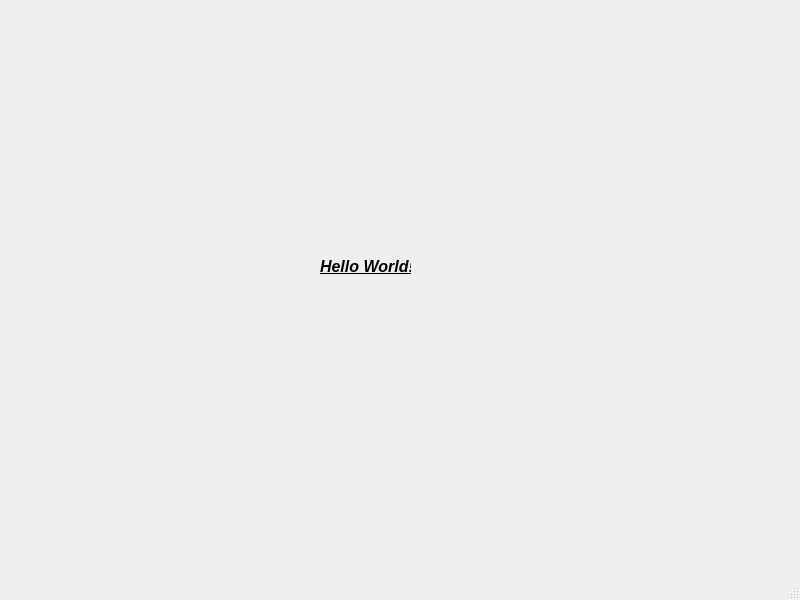
<?xml version="1.0" encoding="UTF-8"?>
<ui version="4.0">
 <class>MainWindow</class>
 <widget class="QMainWindow" name="MainWindow">
  <property name="geometry">
   <rect>
    <x>0</x>
    <y>0</y>
    <width>800</width>
    <height>600</height>
   </rect>
  </property>
  <property name="windowTitle">
   <string>MainWindow</string>
  </property>
  <widget class="QWidget" name="centralwidget">
   <widget class="QLabel" name="label">
    <property name="geometry">
     <rect>
      <x>320</x>
      <y>256</y>
      <width>91</width>
      <height>21</height>
     </rect>
    </property>
    <property name="font">
     <font>
      <pointsize>12</pointsize>
      <weight>75</weight>
      <italic>true</italic>
      <bold>true</bold>
      <underline>true</underline>
      <strikeout>false</strikeout>
     </font>
    </property>
    <property name="mouseTracking">
     <bool>false</bool>
    </property>
    <property name="tabletTracking">
     <bool>false</bool>
    </property>
    <property name="text">
     <string>Hello World!</string>
    </property>
   </widget>
  </widget>
  <widget class="QMenuBar" name="menubar">
   <property name="geometry">
    <rect>
     <x>0</x>
     <y>0</y>
     <width>800</width>
     <height>28</height>
    </rect>
   </property>
  </widget>
  <widget class="QStatusBar" name="statusbar"/>
 </widget>
 <resources/>
 <connections/>
</ui>
